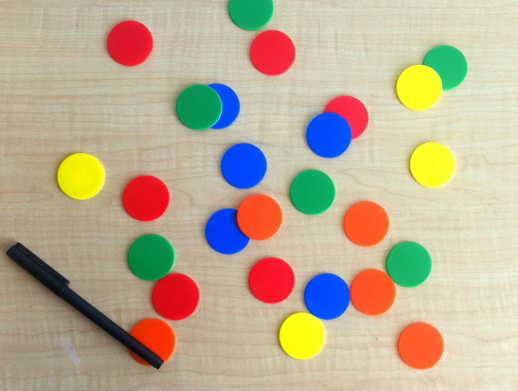
%> input picture Matlab_Kodlari/daire.png, 518 x 391 px
$ octave karsilastirma.m   (GNU Octave 9; MATLAB toolbox functions it lacks are replaced by stand-ins)
%> lines starting %> are read from the running program, lines starting %| are printed output that depends on the picture; in (x1, y1, x2, y2) boxes, pixels count from 0 and x2, y2 are one past the last pixel; in counts of white or black regions, pixels touching at a corner belong together; the program's own positions count from 1
i = imread('C:\Users\ahmet\OneDrive\Masaüstü\BİTİRME PROJESİ\Görüntü işleme\daire.png');
%> i is the input picture: size 391x518x3 uint8; mean R, G, B 188.3, 173.3, 148.1
img = rgb2gray(i);
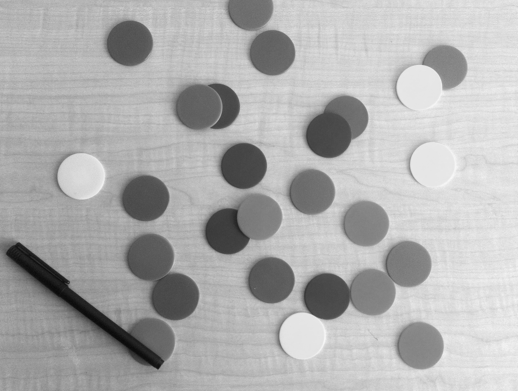
%> img: size 391x518 uint8; min 10, max 247, mean 174.9

Orjed2 = edge(img,'Prewitt');
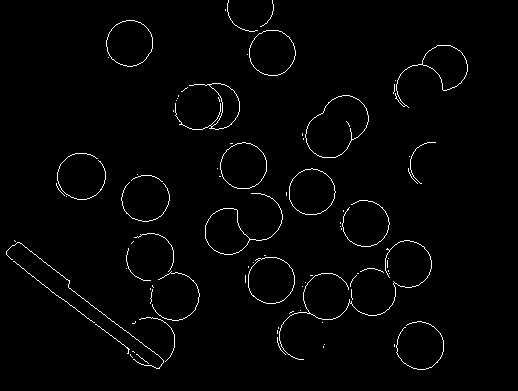
%> Orjed2: size 391x518 logical; 1.7% white in thin lines or dots, all inside (x1, y1, x2, y2) = (6, 0, 468, 370)

%YIQ

YUQim = rgb2ntsc(i);
%> YUQim: size 391x518x3 double; mean of channels 1, 2, 3 0.686, 0.067, -0.0183
YUQim1 = YUQim;

Y= YUQim(:,:,1);
I= YUQim(:,:,2);
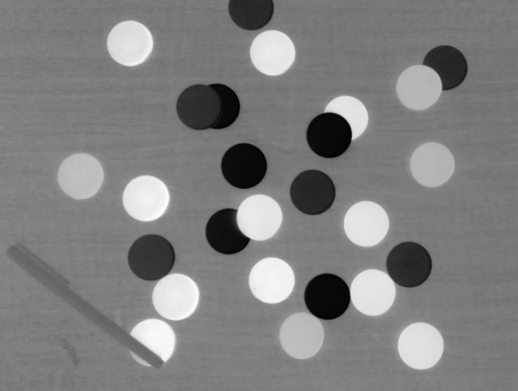
%> I: size 391x518 double; min -0.429, max 0.562, mean 0.067; drawn with min black and max white
Q= YUQim(:,:,3);
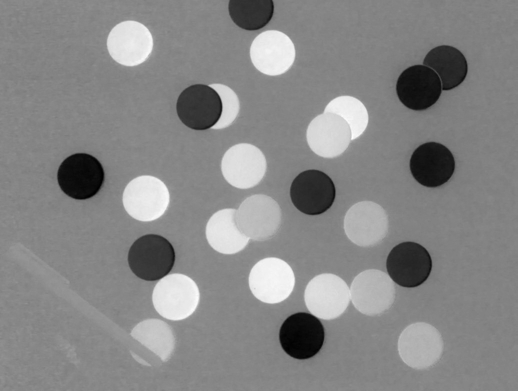
%> Q: size 391x518 double; min -0.313, max 0.243, mean -0.0183; drawn with min black and max white

Ye = edge(Y,'Prewitt');
Ie = edge(I,'Prewitt');
%> Ie: size 391x518 logical; 1.5% white in thin lines or dots, all inside (x1, y1, x2, y2) = (57, 0, 468, 370)
Qe = edge(Q,'Prewitt');
%> Qe: size 391x518 logical; 1.4% white in thin lines or dots, all inside (x1, y1, x2, y2) = (57, 0, 468, 368)

S1 = cat(3,Ye,Ie,Qe);
%> S1: size 391x518x3 logical; mean of channels 1, 2, 3 0.0168, 0.0153, 0.0141
S = ntsc2rgb(double(S1));
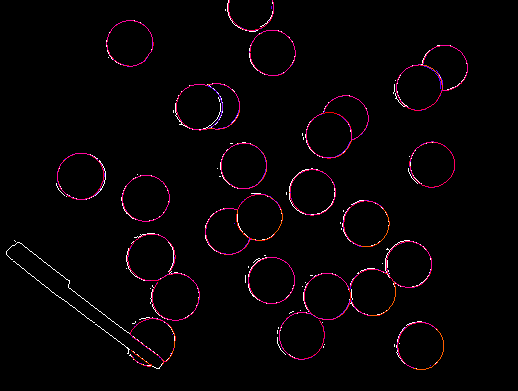
%> S: size 391x518x3 double; mean R, G, B 0.024, 0.00879, 0.016

T1 = imadd(double(Ye),double(Ie));
T = imadd(T1,double(Qe));


Tor1 = bitor(Ye,Ie);
Tor = bitor(Tor1,Qe);

%RGB
Re = edge(i(:,:,1),'Prewitt');
%> Re: size 391x518 logical; 1.2% white in thin lines or dots, all inside (x1, y1, x2, y2) = (6, 0, 468, 369)
Ge = edge(i(:,:,2),'Prewitt');
%> Ge: size 391x518 logical; 1.5% white in thin lines or dots, all inside (x1, y1, x2, y2) = (6, 5, 453, 370)
Be = edge(i(:,:,3),'Prewitt');
Sum1 = imadd(double(Re),double(Ge));
Sum = imadd(Sum1,double(Be));
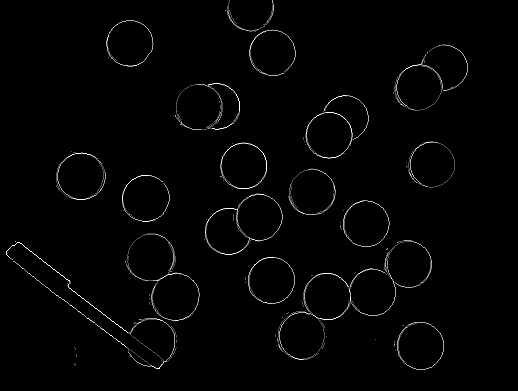
%> Sum: size 391x518 double; min 0, max 3, mean 0.043; drawn with min black and max white
%Sum = Re + Ge + Be;
Orjed = edge(img,'Prewitt');
Bor1 = bitor(Re,Ge);
Bor = bitor(Bor1,Be);
Band1 = bitand(Re,Ge);
%> Band1: size 391x518 logical; 0.6% white in thin lines or dots, all inside (x1, y1, x2, y2) = (6, 24, 443, 369)
Band = bitand(Bor1,Be);
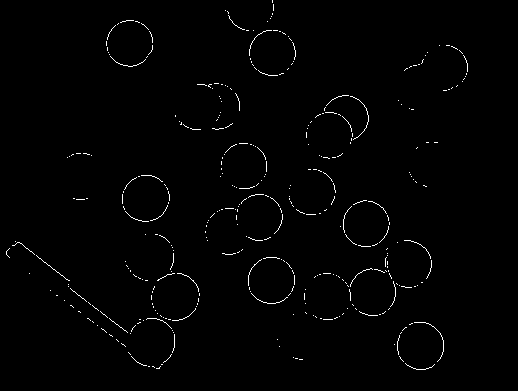
%> Band: size 391x518 logical; 1.1% white in thin lines or dots, all inside (x1, y1, x2, y2) = (6, 0, 468, 370)

figure
subplot(2,4,1),imshow(i),title('Orjinal')
subplot(2,4,2),imshow(T),title('YIQ Toplam')
subplot(2,4,3),imshow(Orjed2),title('Orjinal Edge')
subplot(2,4,4),imshow(Tor),title('YIQ OR')
subplot(2,4,5),imshow(i),title('Orjinal')
subplot(2,4,6),imshow(Sum),title('RGB Toplam')
subplot(2,4,7),imshow(Orjed),title('Orjinal Edge')
subplot(2,4,8),imshow(Bor),title('RGB OR')
